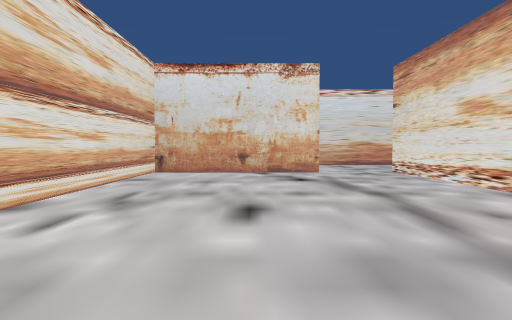
View 1 (above)

24 first-person views from a walk through a 3-D level made in the Unity game engine. The camera is 1.4 m above the floor, tilts 2° down and sees 70° across. The floor is counted in squares, 2 m on a side. Each view is taken from the middle of a square. On the plan, view 1 faces up. The plan holds only what a view shows up to about 11 squares ahead; the rest is blank. The place goes on beyond the plan. The player character is not drawn.

View 2
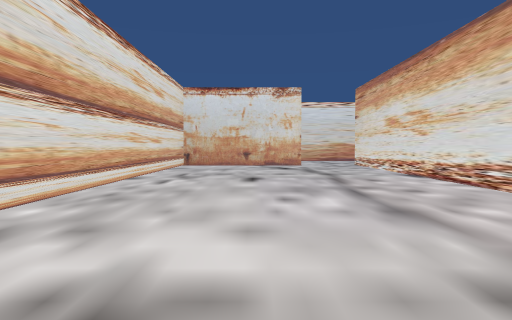

View 3
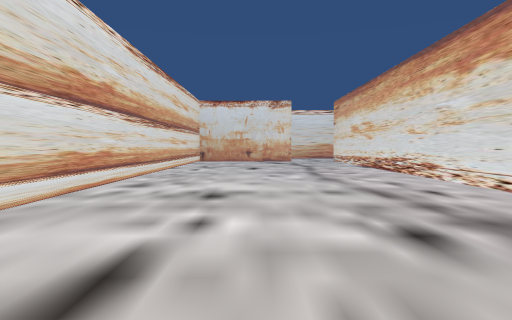

View 4
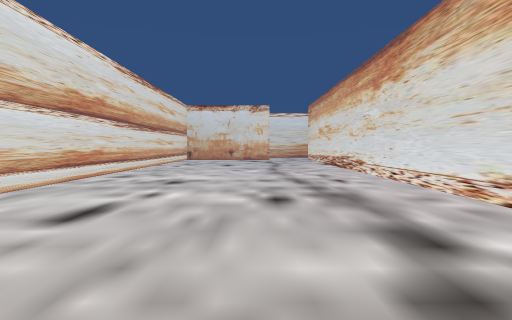

View 5
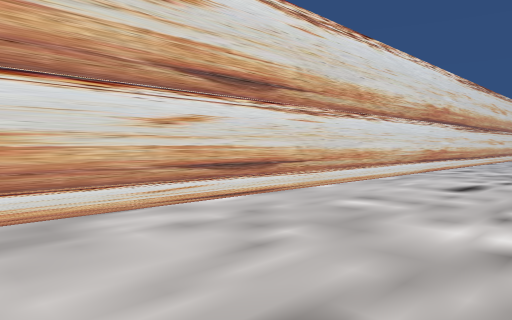

View 6
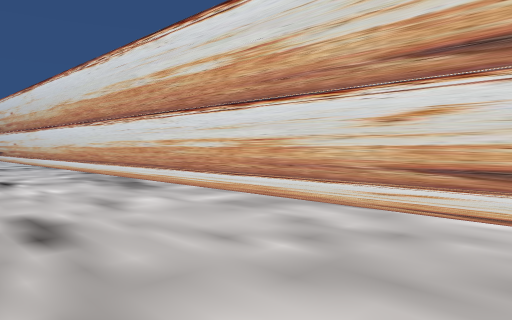

View 7
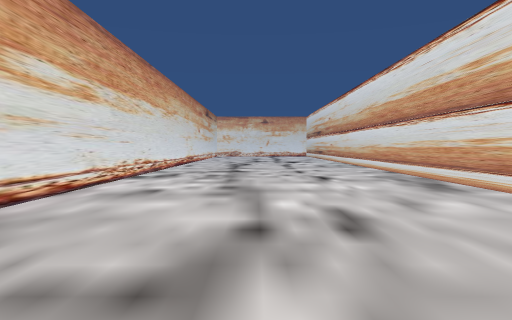

View 8
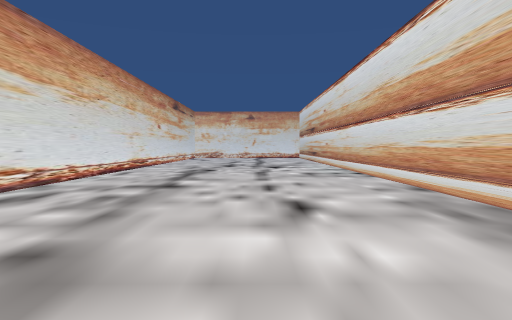

View 9
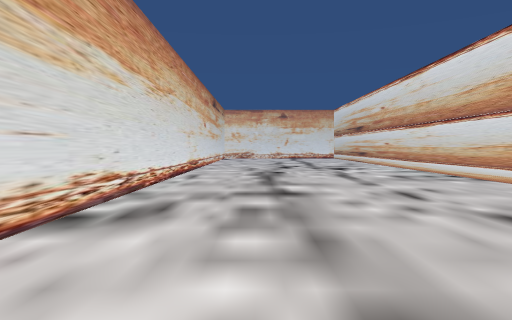

View 10
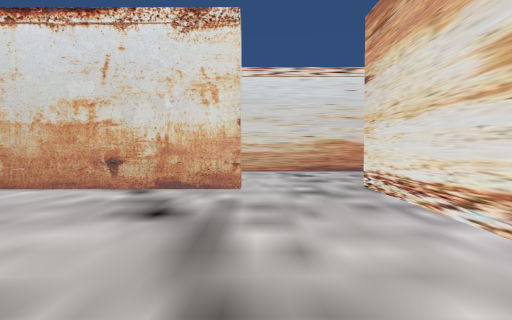

View 11
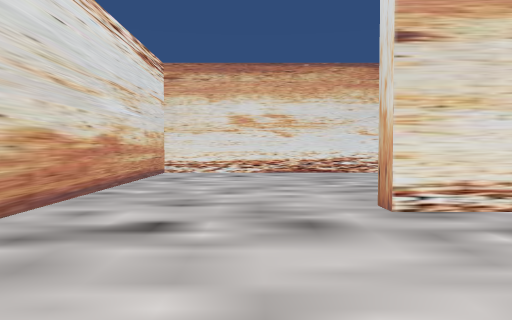

View 12
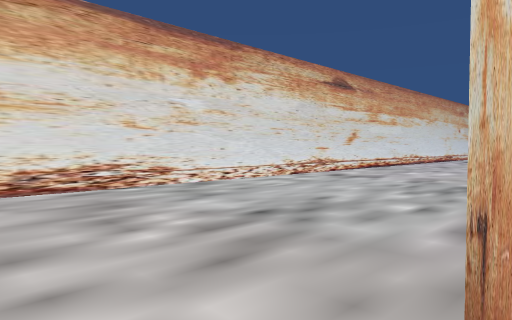

View 13
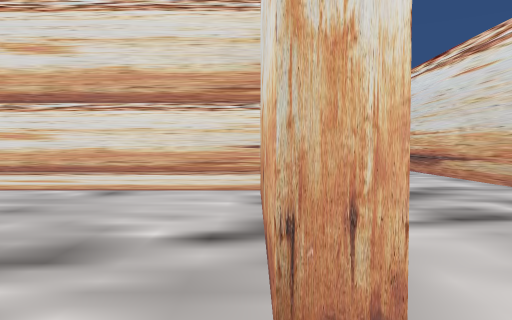

View 14
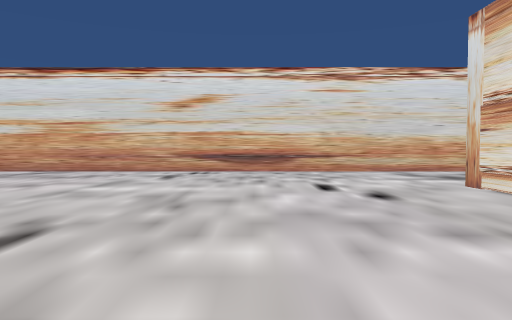

View 15
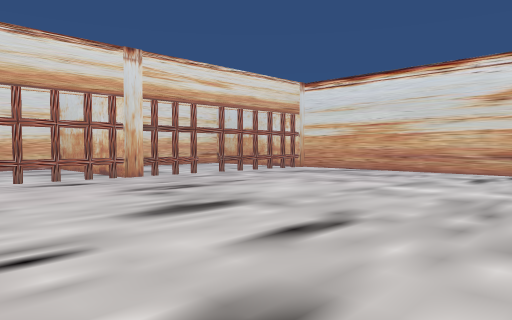

View 16
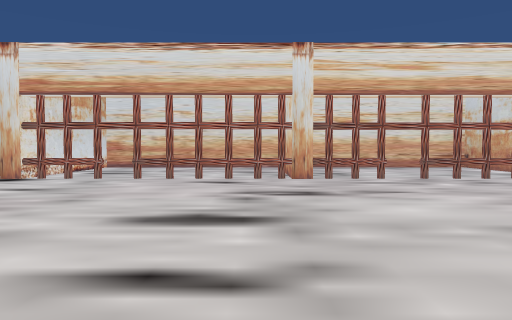

View 17
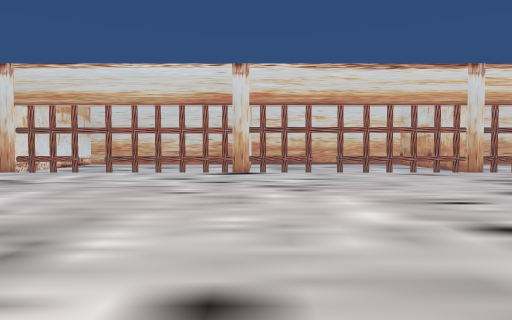

View 18
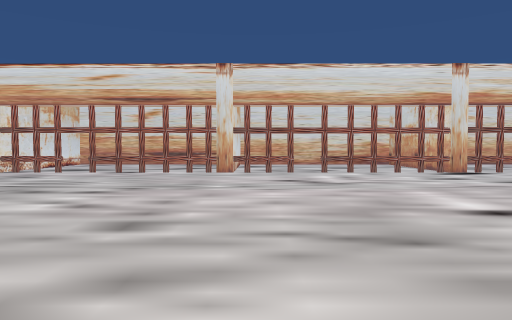

View 19
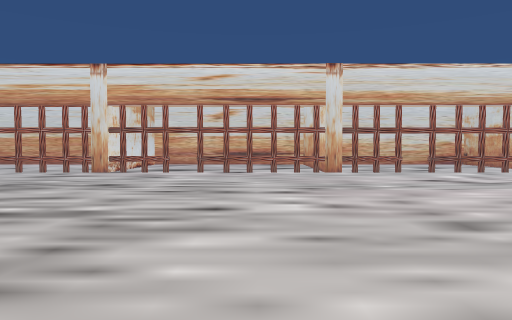

View 20
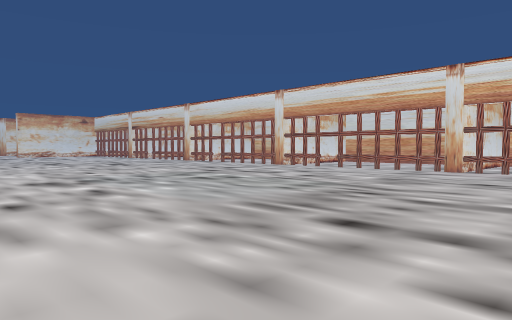

View 21
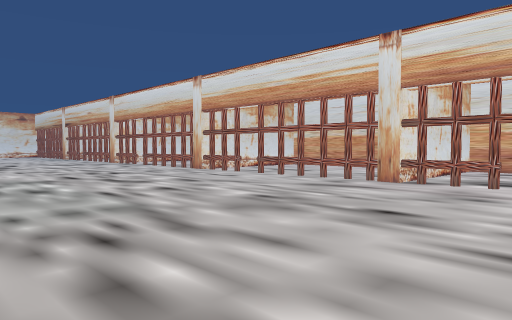

View 22
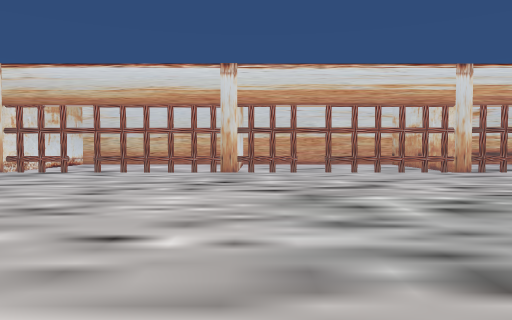

View 23
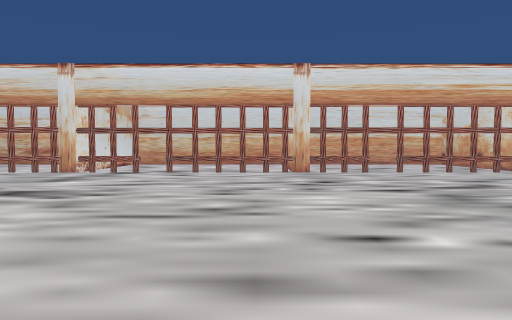

View 24
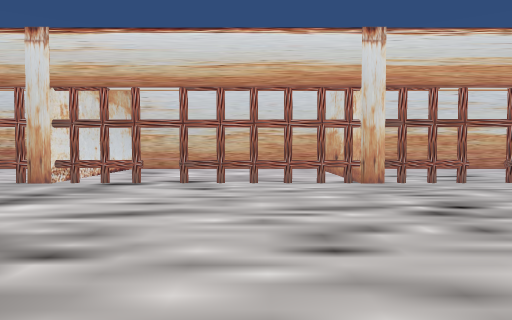

### Floor plan
Points are (right, up) in squares from view 1. A wall is a line through its corners. A room is listed if a view was taken in it or the views show most of it. See-through windows are left out.
Room 1 (views 1, 2, 3, 4, 5, 6, 7, 8, 9, 10, 13)
walls: (3.9, -5.9) (3.9, 10.5); (3.9, -24.9) (3.9, -13.1); (1.7, 10.6) (1.7, 10.1) (-2.8, 10.1) (-2.8, -25)
ways out: opening at (2.5, 10) to room 2
Room 2 (views 11, 12, 14, 15, 16, 17, 18, 19, 20, 21, 22, 23, 24)
walls: (-15, -5.3) (-15.2, -6.5); (-15.2, -5.3) (-15, -6.5); (-15.1, -7.2) (-15.2, -7.9); (-15.2, -7.1) (-15, -8.5); (-15.5, -4.6) (-15.1, -4.6) (-15.1, -8.8); (-15, 0) (-15.2, -1.4) (-15.1, -2.1); (-15.2, 0.7) (-15, -0.7); (-15, 1.2) (-15.1, 0.6); (-15, -11.7) (-15.2, -13); (-15.2, -11.6) (-15, -13); (-15.5, -11.1) (-15.1, -11.1) (-15.1, -15.1); (-15.5, 1.8) (-15.1, 1.8) (-15.1, -2.2); (-15.1, -13.5) (-15, -14.2); (-15.1, -13.5) (-15.2, -14.4); (-3.3, 9.2) (-3.3, 10.6); (10, 2.4) (10, 14.5) (1.5, 14.5); (-15, 6.5) (-15.2, 5); (-15.2, 6.5) (-15, 5); (-15.1, -17.5) (-15.1, -21.5); (-15, 7.6) (-15.1, 7); (-15.2, 7.6) (-15.1, 7); (-15.2, -18.1) (-15.1, -18.8); (3.9, 10.5) (4.5, 10.5); (-15.1, 8.4) (-15.1, 4.2); (-15, -18.7) (-15.2, -20.1); (-15.2, -19.3) (-15, -20.7); (-15.1, -20.6) (-15.2, -21.5); (-0.9, 14.5) (-14.4, 14.5); (-15.1, 12.2) (-15.2, 11.5) (-15.1, 10.7); (-15.5, -23.9) (-15.1, -23.9) (-15.1, -25.5); (-15.1, -24.5) (-15.2, -25.3); (-15.1, -24.5) (-15, -25.1)
low walls: (-15.1, 12.8) (-15.1, 10.6)
ways out: opening at (2.5, 10) to room 1
objects: other object (-15, -10); other object (-15, 3)

Where each view was taken, in squares from view 1:
view 1: 0 up, 0 right, facing up
view 2: 4 down, 0 right, facing up
view 3: 8 down, 0 right, facing up
view 4: 10 down, 1 right, facing up
view 5: 13 down, 1 right, facing up-left
view 6: 9 down, 1 right, facing down-left
view 7: 9 down, 1 right, facing down
view 8: 13 down, 0 right, facing down
view 9: 14 down, 2 right, facing down
view 10: 4 up, 2 right, facing up
view 11: 12 up, 0 right, facing right
view 12: 12 up, 4 right, facing down-right
view 13: 10 up, 3 right, facing left
view 14: 4 up, 7 left, facing up
view 15: 4 up, 7 left, facing up-left
view 16: 7 up, 7 left, facing left
view 17: 2 up, 5 left, facing left
view 18: 4 down, 5 left, facing left
view 19: 7 down, 5 left, facing left
view 20: 8 down, 4 left, facing down-left
view 21: 8 down, 8 left, facing down-left
view 22: 17 down, 5 left, facing left
view 23: 19 down, 5 left, facing left
view 24: 20 down, 8 left, facing left
